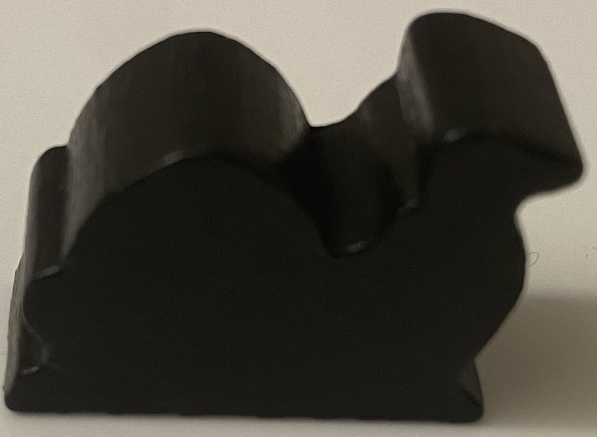
#> input picture Backend/resources/image_camel/foreground_black/IMG_5791.png, 1193 x 873 px (shown at 1/2 size); its folder holds 4 pictures in this run
$ python detection_3d.py --target_img_name resources/image_camel/foreground_black/IMG_5791.png --target_empty_name resources/image_camel/foreground_black/IMG_5792.png
#> lines starting #> are read from the running program, lines starting #| are printed output that depends on the picture; after the words box and inside, x2 and y2 are one past the last pixel; in counts of white or black regions, pixels touching at a corner belong together; pictures that were not available may be replaced by others from this repository, and a replacement may not be noted
import cv2
import numpy as np
import os
import matplotlib.pyplot as plt
import argparse

if __name__ == "__main__":

    parser = argparse.ArgumentParser()
    parser.add_argument("--img_list", type=str, default='./foreground_black',
                        help='specify name of the template input image')
    parser.add_argument("--background_list", type=str, default='./images_black',
                        help='specify name of the template input image')
    parser.add_argument("--target_img_name", type=str, default='./IMG_0399.jpg',
                        help='specify name of the target input image')
    parser.add_argument("--target_empty_name", type=str, default='./tiles_empty_large.jpg',
                        help='specify name of the target input image')
    args = parser.parse_args()

    img_list = os.listdir(args.img_list)
    background_list = os.listdir(args.background_list)

    standard_W = 738
    standard_H = 612

    region_size = int((standard_W / 6 + standard_H / 5)/2)

    blur_kernel_size = 15

    sift = cv2.SIFT_create()
    target_color = cv2.imread(args.target_img_name)
#> target_color is the input picture: shape (873, 1193, 3); mean B, G, R 62.9, 71.3, 74.7
    target_color = cv2.resize(target_color, (standard_W, standard_H))
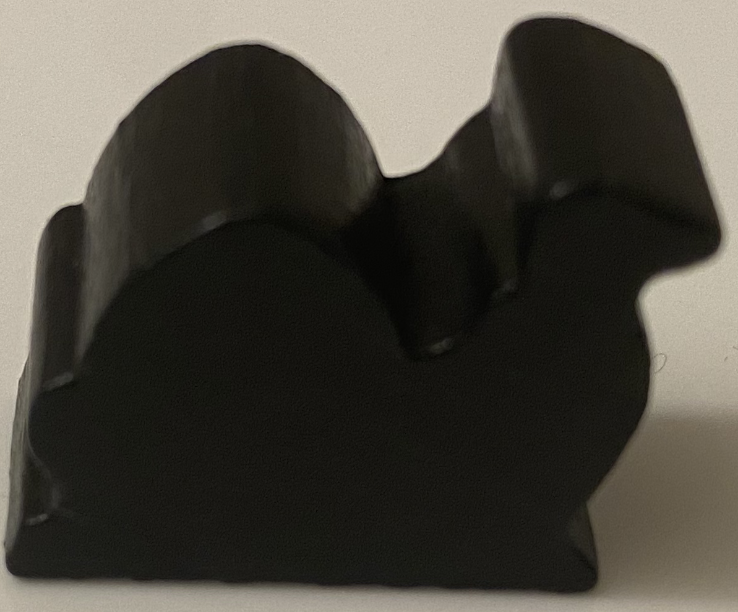
#> target_color: shape (612, 738, 3); mean B, G, R 62.8, 71.1, 74.6
    target_blur = cv2.GaussianBlur(target_color, (blur_kernel_size, blur_kernel_size), cv2.BORDER_DEFAULT)
    H, W, _ = target_color.shape
#> H = 612; W = 738
    target_img = cv2.cvtColor(target_color, cv2.COLOR_BGR2GRAY)

    target_empty_color = cv2.imread(args.target_empty_name)
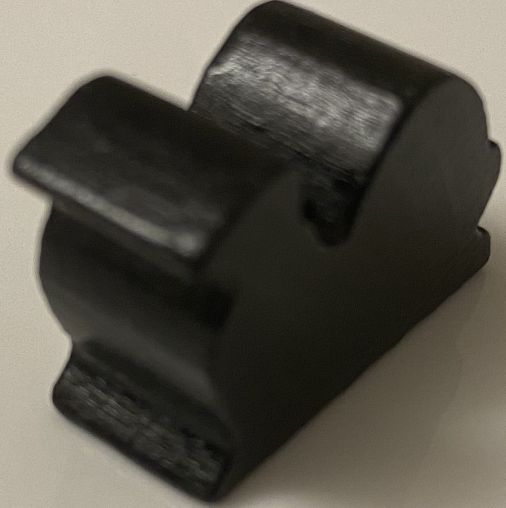
#> input picture Backend/resources/image_camel/foreground_black/IMG_5792.png, 1011 x 1015 px (shown at 1/2 size)
#> target_empty_color is the input picture: shape (1015, 1011, 3); mean B, G, R 73.6, 83.1, 86.8
    target_empty_color = cv2.resize(target_empty_color, (standard_W, standard_H))
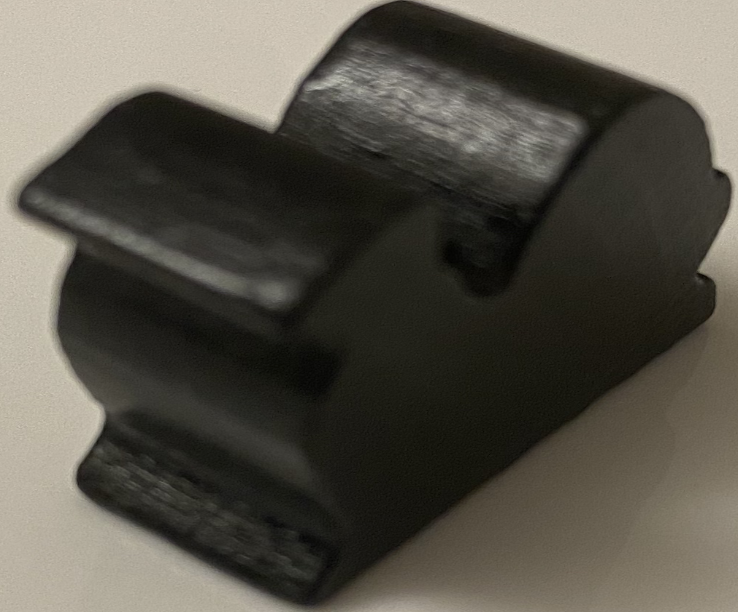
#> target_empty_color: shape (612, 738, 3); mean B, G, R 73.4, 82.9, 86.6
    target_empty_blur = cv2.GaussianBlur(target_empty_color, (blur_kernel_size, blur_kernel_size), cv2.BORDER_DEFAULT)
    difference_target = np.mean(np.abs(target_blur / 255. - target_empty_blur / 255.), axis=2)
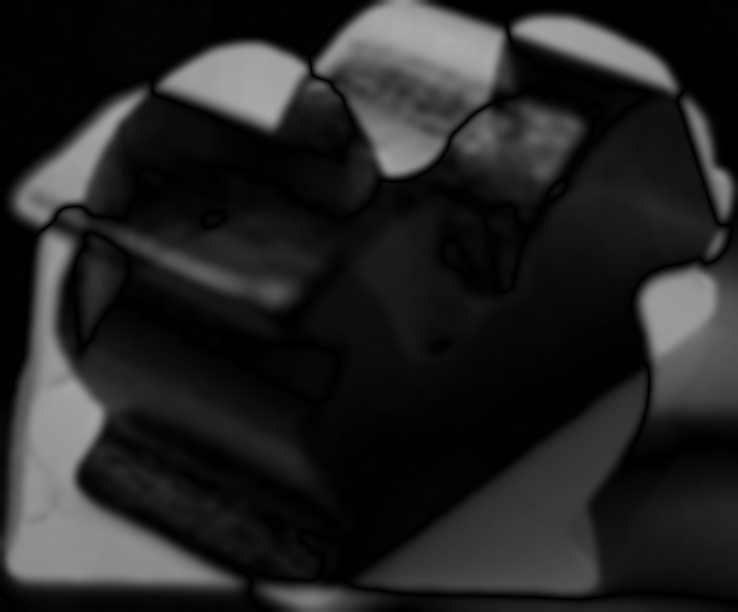
#> difference_target: shape (612, 738) float64; min 0, max 0.673, mean 0.144

    difference_threshold = 0.2
    matching_threshold = 1.65

    mask = np.where(difference_target > difference_threshold, 255, 0)
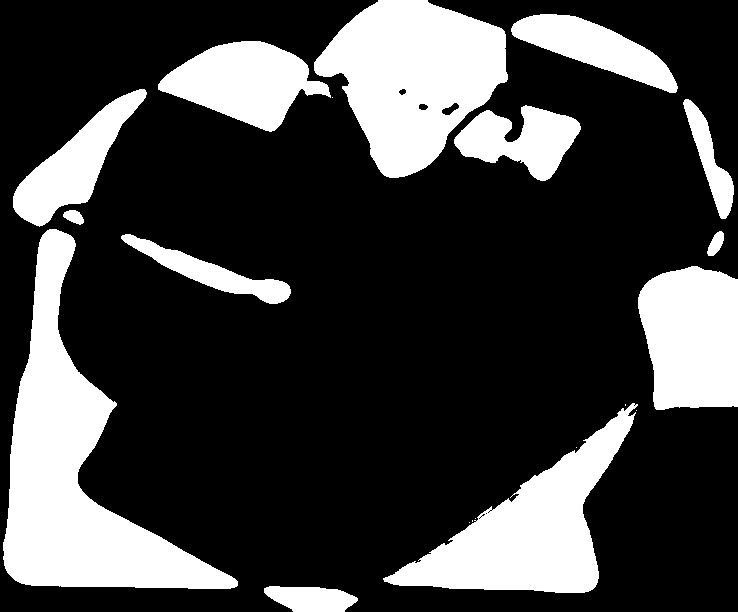
#> mask: shape (612, 738) int64; 25.5% white; 20 white regions (7 under 20 px), largest, box (x1, y1, x2, y2) and area: (3, 229, 238, 589) 29141, (314, 0, 508, 178) 21441, (383, 403, 638, 593) 17850
    cv2.imwrite("mask.png", mask)
    mask = mask/255.
    kp_target, des_target = sift.detectAndCompute(target_img, None)
#> kp_target = 71 keypoints; strongest (x, y, size): (240, 119, 107.7), (539, 52, 46.3), (66, 228, 28.5), (65, 232, 31.1)

    match_list = []
    hist_vector = np.zeros((3, 256))
    for c in range(3):
        hist_list = []
        for i in range(len(img_list)):
            template_color = cv2.imread(os.path.join(args.img_list, img_list[i]))
            hist_foreground, bins = np.histogram(template_color[:, :, c].ravel(), 256, [0, 256])
#> hist_foreground = 256 values, max 46446 at index 18, min 0 at index 207, mean 4068.3; bins = 257 values from 0 to 256
            hist_foreground = hist_foreground / np.linalg.norm(hist_foreground)
#> hist_foreground = 256 values, max 0.308 at index 18, min 0 at index 207, mean 0.027
            template_color_full = cv2.imread(os.path.join(args.background_list, background_list[i]))
            hist_background, bins = np.histogram(template_color_full[:, :, c].ravel(), 256, [0, 256])
#> hist_background = 256 values, max 46446 at index 18, min 0 at index 207, mean 4068.3
            hist_background = hist_background / np.linalg.norm(hist_background)
#> hist_background has the same summary as hist_foreground
            hist = np.clip(hist_foreground - hist_background, 0, None)
#> hist = 256 values from 0 to 0
#> (the run stopped early here; a loop or call above may not have finished)
